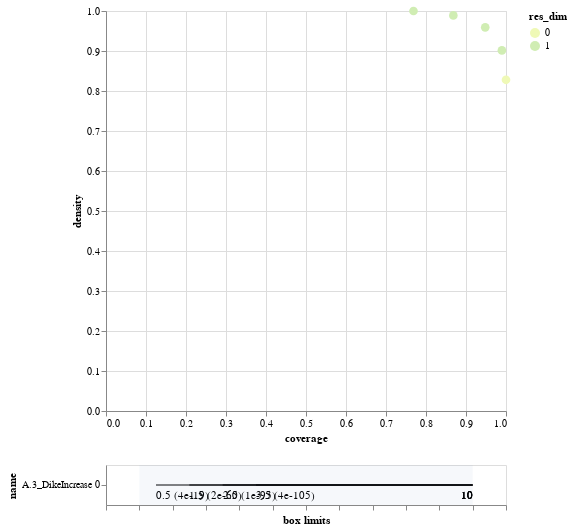

Write notebook code for a chart like this one.
### Code cell
box1.inspect_tradeoff()

### Figure 1 — Vega-Lite specification as saved in the notebook (floating-point values rounded to 4 significant figures)
{"config": {"view": {"continuousWidth": 400, "continuousHeight": 300}}, "vconcat": [{"data": {"name": "data-29f23d219f57112660a3b5a7c6cda265"}, "mark": {"type": "circle", "size": 75}, "encoding": {"color": {"type": "ordinal", "field": "res_dim", "scale": {"range": ["#eff9b6", "#d0edb3", "#97d6b9", "#5dc0c0", "#31a5c2", "#1f80b8", "#2354a3", "#21318d"]}}, "opacity": {"condition": {"value": 1, "selection": "selector003"}, "value": 0.4}, "tooltip": [{"type": "ordinal", "field": "id"}, {"type": "quantitative", "field": "coverage", "format": ".2"}, {"type": "quantitative", "field": "density", "format": ".2"}, {"type": "ordinal", "field": "res_dim"}], "x": {"type": "quantitative", "field": "coverage"}, "y": {"type": "quantitative", "field": "density"}}, "height": 400, "selection": {"selector003": {"type": "single", "fields": ["id"]}}, "width": 400}, {"layer": [{"data": {"name": "data-037e25c932bb7c6439f28f63a47188ff"}, "mark": "rule", "encoding": {"x": {"type": "quantitative", "axis": {"grid": false, "labels": false, "title": "box limits"}, "field": "x_lower", "scale": {"domain": [0, 1], "padding": 0.1}}, "x2": {"field": "x_upper"}, "y": {"type": "nominal", "field": "name", "scale": {"padding": 1.0}}}, "transform": [{"calculate": "(datum.x1-datum.minimum)/(datum.maximum-datum.minimum)", "as": "x_lower"}, {"calculate": "(datum.x2-datum.minimum)/(datum.maximum-datum.minimum)", "as": "x_upper"}, {"filter": {"selection": "selector003"}}], "width": 400}, {"data": {"name": "data-037e25c932bb7c6439f28f63a47188ff"}, "mark": {"type": "text", "align": "left", "baseline": "top", "dy": 5}, "encoding": {"text": {"type": "ordinal", "field": "text"}, "x": {"type": "quantitative", "axis": {"grid": false, "labels": false, "title": "box limits"}, "field": "x_lower", "scale": {"domain": [0, 1], "padding": 0.1}}, "x2": {"field": "x_upper"}, "y": {"type": "nominal", "field": "name", "scale": {"padding": 1.0}}}, "transform": [{"calculate": "(datum.x1-datum.minimum)/(datum.maximum-datum.minimum)", "as": "x_lower"}, {"calculate": "(datum.x2-datum.minimum)/(datum.maximum-datum.minimum)", "as": "x_upper"}, {"filter": {"selection": "selector003"}}, {"calculate": "datum.qp_lower>0?format(datum.x1, \".2\")+\" (\"+format(datum.qp_lower, \".1~g\")+\")\" :format(datum.x1, \".2\")", "as": "text"}], "width": 400}, {"data": {"name": "data-037e25c932bb7c6439f28f63a47188ff"}, "mark": {"type": "text", "align": "right", "baseline": "top", "dy": 5}, "encoding": {"text": {"type": "ordinal", "field": "text"}, "x": {"type": "quantitative", "field": "x_upper"}, "x2": {"field": "x_upper"}, "y": {"type": "nominal", "field": "name", "scale": {"padding": 1.0}}}, "transform": [{"calculate": "(datum.x1-datum.minimum)/(datum.maximum-datum.minimum)", "as": "x_lower"}, {"calculate": "(datum.x2-datum.minimum)/(datum.maximum-datum.minimum)", "as": "x_upper"}, {"filter": {"selection": "selector003"}}, {"calculate": "datum.qp_upper>0?format(datum.x2, \".2\")+\" (\"+format(datum.qp_upper, \".1\")+\")\" :format(datum.x2, \".2\")", "as": "text"}], "width": 400}, {"data": {"name": "data-bb8d07f6df3d47a6a475317795287b23"}, "mark": {"type": "rect", "opacity": 0.05}, "encoding": {"x": {"type": "quantitative", "field": "start"}, "x2": {"field": "end"}}}, {"data": {"name": "data-d751713988987e9331980363e24189ce"}, "mark": "point", "encoding": {"x": {"type": "quantitative", "field": "x"}, "y": {"type": "nominal", "field": "name"}}, "transform": [{"filter": {"selection": "selector003"}}], "width": 400}, {"data": {"name": "data-d751713988987e9331980363e24189ce"}, "mark": {"type": "text", "align": "center", "baseline": "top", "dy": 5}, "encoding": {"text": {"type": "nominal", "field": "item"}, "x": {"type": "quantitative", "field": "x"}, "y": {"type": "nominal", "field": "name"}}, "transform": [{"filter": {"selection": "selector003"}}], "width": 400}]}], "$schema": "https://vega.github.io/schema/vega-lite/v4.8.1.json", "datasets": {"data-29f23d219f57112660a3b5a7c6cda265": [{"coverage": 1.0, "density": 0.828, "id": 0, "mass": 1.0, "mean": 0.828, "res_dim": 0}, {"coverage": 0.9897, "density": 0.9015, "id": 1, "mass": 0.909, "mean": 0.9015, "res_dim": 1}, {"coverage": 0.9481, "density": 0.9591, "id": 2, "mass": 0.8185, "mean": 0.9591, "res_dim": 1}, {"coverage": 0.8684, "density": 0.989, "id": 3, "mass": 0.727, "mean": 0.989, "res_dim": 1}, {"coverage": 0.7687, "density": 1.0, "id": 4, "mass": 0.6365, "mean": 1.0, "res_dim": 1}], "data-037e25c932bb7c6439f28f63a47188ff": [{"x1": 0.5, "x2": 10.0, "name": "A.3_DikeIncrease 0", "id": 1, "minimum": 0.0, "maximum": 10.0, "qp_lower": 4.118e-19, "qp_upper": -1.0}, {"x1": 1.5, "x2": 10.0, "name": "A.3_DikeIncrease 0", "id": 2, "minimum": 0.0, "maximum": 10.0, "qp_lower": 2.355e-60, "qp_upper": -1.0}, {"x1": 2.5, "x2": 10.0, "name": "A.3_DikeIncrease 0", "id": 3, "minimum": 0.0, "maximum": 10.0, "qp_lower": 1.46e-93, "qp_upper": -1.0}, {"x1": 3.5, "x2": 10.0, "name": "A.3_DikeIncrease 0", "id": 4, "minimum": 0.0, "maximum": 10.0, "qp_lower": 4.494e-105, "qp_upper": -1.0}], "data-bb8d07f6df3d47a6a475317795287b23": [{"start": 0, "end": 1}], "data-d751713988987e9331980363e24189ce": []}}
